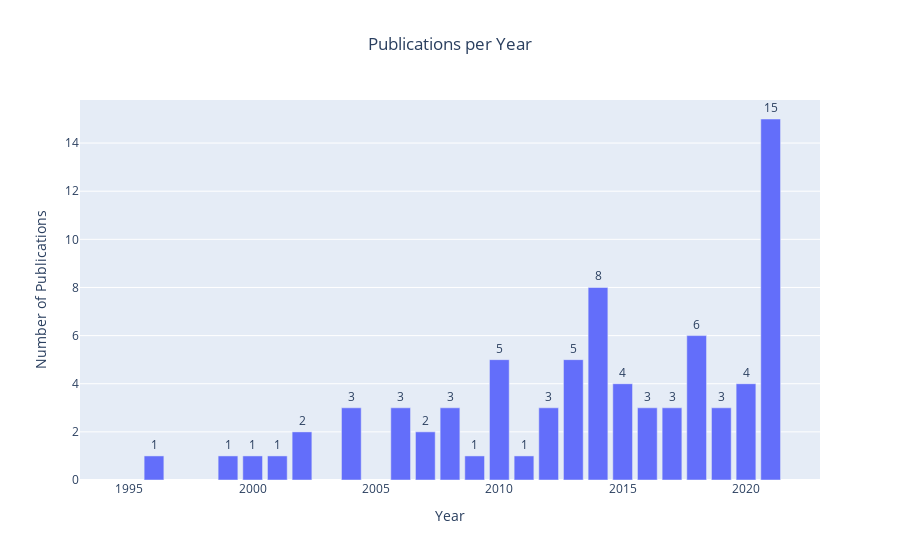

The cell this chart's notebook holds for it:
### Code cell
fig = go.Figure(data=[go.Bar(x=enriched_df.groupby('published_year').count()['citation_count'].index,
                             y= enriched_df.groupby('published_year').count()['citation_count'],
                             texttemplate="%{y}",
                             textposition="outside",
                             textangle=0)])


fig.update_layout(title = f"Publications per Year", title_x=0.5)

# Update xaxis properties
fig.update_xaxes(title="Year", range=[1993, 2023])

# Update yaxis properties
fig.update_yaxes(title="Number of Publications")


fig.show()

### Figure 1 — Plotly figure (JSON) as saved in the notebook; plotly's stock layout.template omitted (floating-point values rounded to 4 significant figures)
{"data": [{"textangle": 0, "textposition": "outside", "texttemplate": "%{y}", "type": "bar", "x": [1996, 1999, 2000, 2001, 2002, 2004, 2006, 2007, 2008, 2009, 2010, 2011, 2012, 2013, 2014, 2015, 2016, 2017, 2018, 2019, 2020, 2021], "y": [1, 1, 1, 1, 2, 3, 3, 2, 3, 1, 5, 1, 3, 5, 8, 4, 3, 3, 6, 3, 4, 15]}], "layout": {"title": {"text": "Publications per Year", "x": 0.5}, "xaxis": {"range": [1993, 2023], "title": {"text": "Year"}}, "yaxis": {"title": {"text": "Number of Publications"}}}}
